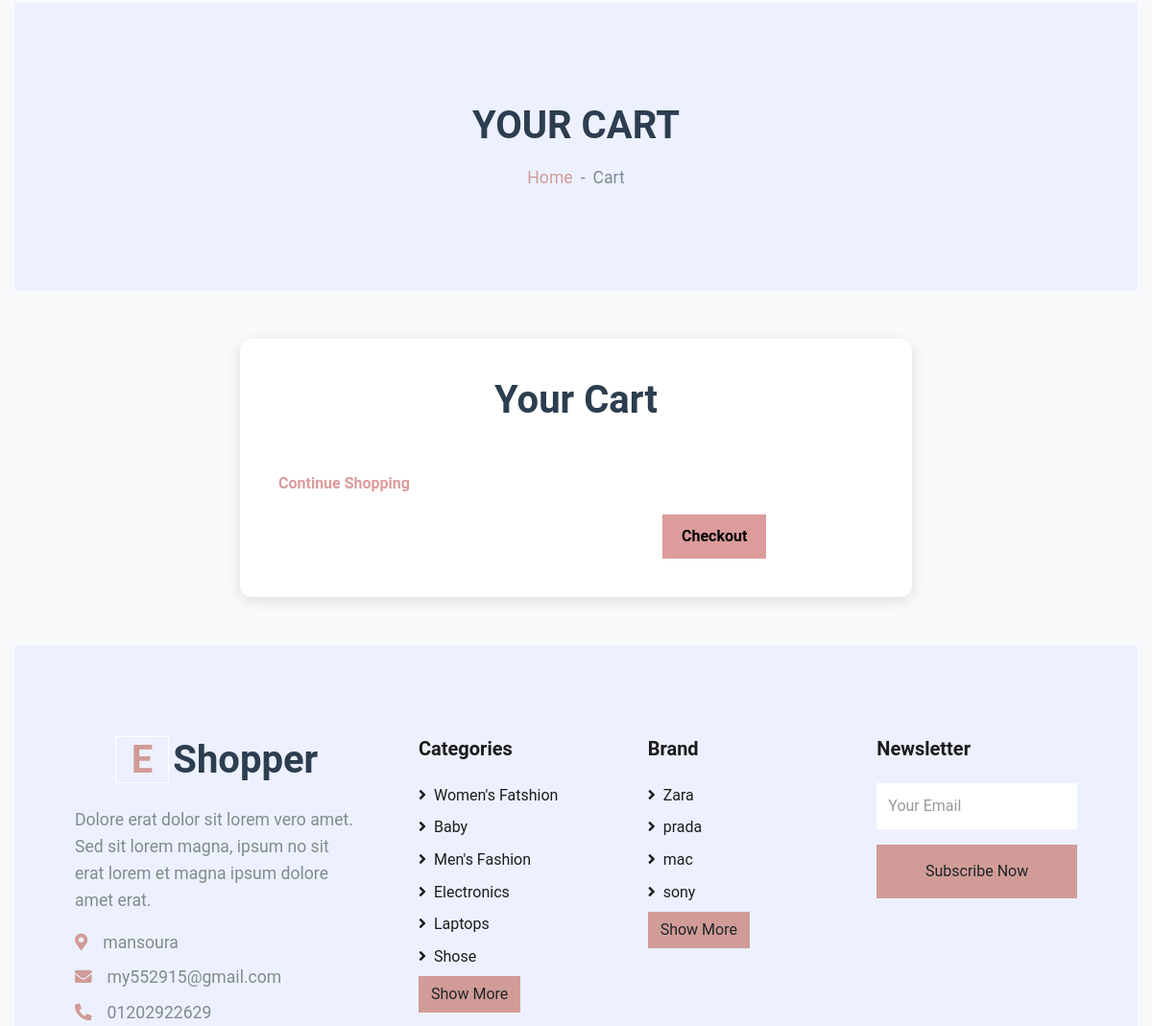
The app's page /product/cart/ (signed in, middle part), older data.
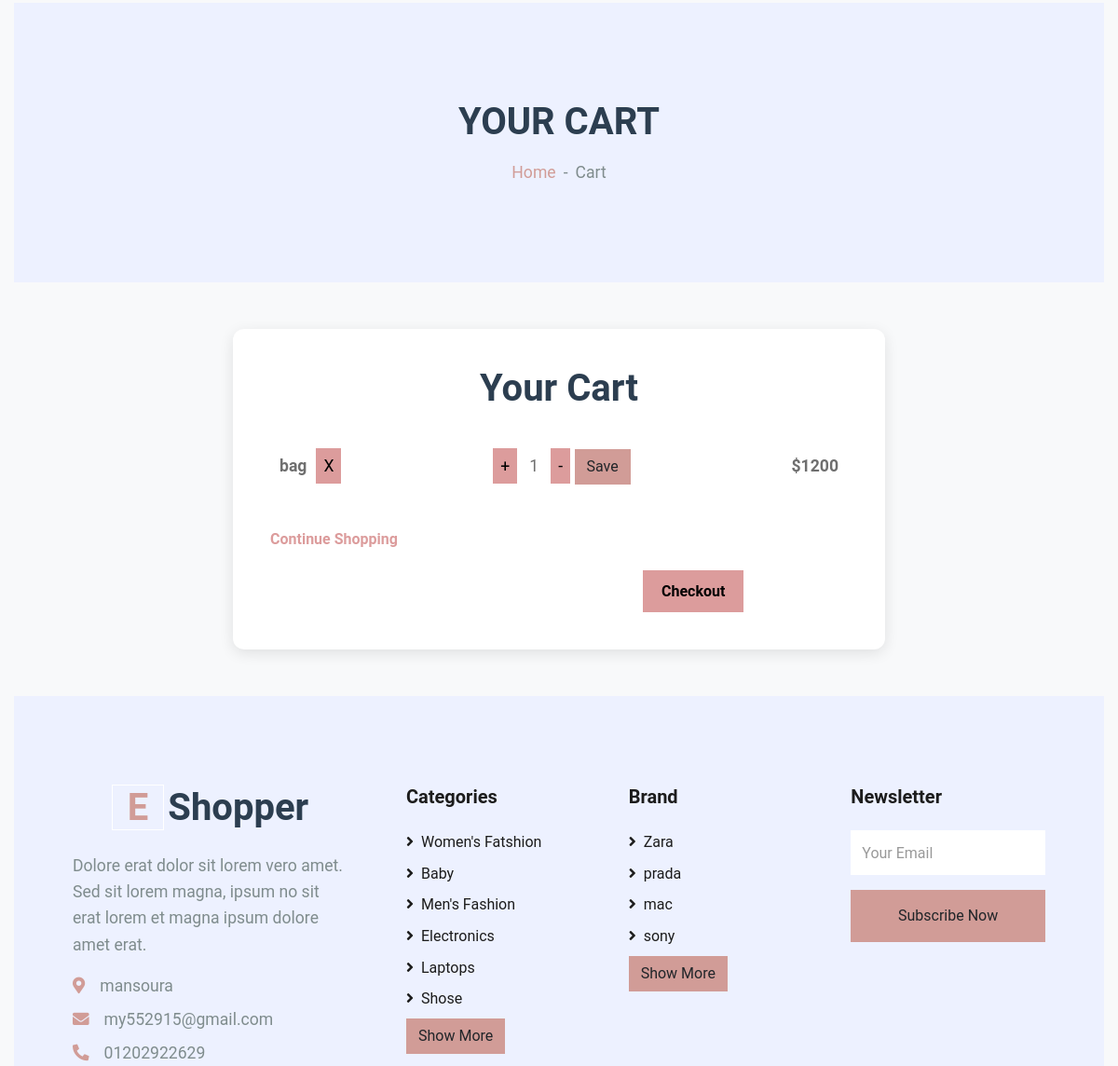
The same page, newer data.
### product/models.py (models this page shows, shortened)
class ProductCategory(models.Model):
    name = models.CharField(max_length=60)
    image = models.ImageField(upload_to='categoryimages/')
    def __str__(self):
        return self.name

class CartItem(models.Model):
    cart = models.ForeignKey('Cart', on_delete=models.CASCADE)
    product = models.ForeignKey(Product, on_delete=models.CASCADE)
    quantity = models.PositiveIntegerField(default=1)

class Product(models.Model):
    name = models.CharField(max_length=100)
    image = models.ImageField(upload_to='product/')
    price = models.IntegerField(default=0)
    discount = models.IntegerField(default=0)
    description = models.TextField(max_length=10000)
    created_at = models.DateTimeField( default=timezone.now)
    category = models.ManyToManyField('ProductCategory',related_name='product_category',verbose_name=('category'),  default="")
    PRDBrand = models.ForeignKey('settings.Brand' ,related_name='product_brand', on_delete=models.CASCADE , blank=True, null=True ,verbose_name=_("Brand "))
    color = models.ManyToManyField('Color',related_name='product_color',null=True,blank=True)
    size = models.ManyToManyField('Size',related_name='product_size',null=True,blank=True)
    slug = models.SlugField(null=True,blank=True)

### settings/models.py (models this page shows)
class Brand(models.Model):
    BRDName = models.CharField(max_length=40)
    image = models.ImageField(upload_to='product/',blank=True, null=True)
    BRDDesc = models.TextField(blank=True, null=True)
    class Meta:
        verbose_name = _("Brand")
        verbose_name_plural = _("Brands")
    def __str__(self):
        return self.BRDName

### product/views.py (the view)
# urls.py: path('cart/', views.view_cart, name='cart'),
@login_required(login_url='login')
def view_cart(request):
    cart = request.user.cart
    cart_items = CartItem.objects.filter(cart=cart)
    return render(request, 'product/cart.html', {'cart_items': cart_items})

### product/templates/product/cart.html (shortened to what this page needs)
{% extends "base.html" %}
{% load static %}
{% load django_bootstrap5 %}
{% block body %}
<div class="container-fluid bg-secondary mb-5">
    <div class="d-flex flex-column align-items-center justify-content-center" style="min-height: 300px">
        <h1 class="font-weight-semi-bold text-uppercase mb-3">Your Cart</h1>
        <div class="d-inline-flex">
            <p class="m-0"><a href="/">Home</a></p>
            <p class="m-0 px-2">-</p>
            <p class="m-0">Cart</p>
        </div>
    </div>
</div>
<div class="container">
    <div class="cart-header">
        <h1>Your Cart</h1>
    </div>
    <ul>
        {% for item in cart_items %}
        <li class="cart-item">
            <div class="cart-item-details">
                <div class="cart-item-name">{{ item.product.name }}</div>
                <form action="{% url 'product:remove-from-cart' item.product.id %}" method="post">
                    <button class="remove-from-cart-btn" type="submit">X</button>
                </form>
            </div>
            <div class="cart-item-quantity">
                <form action="{% url 'product:increase-cart-item' item.product.id %}" method="post">
                    <button class="quantity-btn increase-quantity" type="submit">+</button>
                </form>&nbsp; &nbsp;
                <span class="item-quantity">{{ item.quantity }}</span>&nbsp; &nbsp;
                <form action="{% url 'product:decrease-cart-item' item.product.id %}" method="post">
                    <button class="quantity-btn decrease-quantity" type="submit">-</button>
                    {% bootstrap_button button_type="submit" content="Save" %}
                </form>
            </div>
            {% if product.discount > 0 %}
            <div class="cart-item-price" data-price="{{ item.product.discount }}">
                ${{ item.product.discount }}
            </div>
            {% else %}
            <div class="cart-item-price" data-price="{{ item.product.price }}">
                ${{ item.product.price }}
                {% endif %}
        </li>
        {% endfor %}
    </ul>
    <a class="continue-shopping-link" href="{% url 'product:product_list' %}">Continue Shopping</a>
    <a class="checkout-button" href="{% url 'product:checkout'%}">Checkout</a>
</div>
{% endblock body %}

### templates/base.html (shortened to what this page needs)
{% load static %}
<!DOCTYPE html>
<html lang="en">
<head>
    <link href="https://cdnjs.cloudflare.com/ajax/libs/font-awesome/5.10.0/css/all.min.css" rel="stylesheet">
    <link href="{% static 'lib4/owlcarousel/assets/owl.carousel.min.css'%}" rel="stylesheet">
    <link href="{% static 'css4/style.css'%}" rel="stylesheet">
    <link rel="stylesheet" href="{% static 'css4/cart.css' %}">
    <link rel="stylesheet" href="{% static 'css4/checkout.css' %}">
</head>
<body>
    <div class="container-fluid">
        {% block body %}
        {% endblock body %}
        <div class="container-fluid bg-secondary text-dark mt-5 pt-5">
            <div class="row px-xl-5 pt-5">
                <div class="col-lg-4 col-md-12 mb-5 pr-3 pr-xl-5">
                    <a href="" class="text-decoration-none">
                        <h1 class="mb-4 display-5 font-weight-semi-bold"><span
                                class="text-primary font-weight-bold border border-white px-3 mr-1">E</span>{{myfooter.site_name}}
                        </h1>
                    </a>
                    <p>{{myfooter.description}}</p>
                    <p class="mb-2"><i class="fa fa-map-marker-alt text-primary mr-3"></i>{{myfooter.address}}</p>
                    <p class="mb-2"><i class="fa fa-envelope text-primary mr-3"></i>{{myfooter.email}}</p>
                    <p class="mb-0"><i class="fa fa-phone-alt text-primary mr-3"></i>{{myfooter.phone}}</p>
                </div>
                <div class="col-lg-8 col-md-12">
                    <div class="row">
                        <div class="col-md-4 mb-5">
                            <h5 class="font-weight-bold text-dark mb-4">Categories</h5>
                            <div class="d-flex flex-column justify-content-start">
                                {% for category in categories_footer %}
                                <a class="text-dark mb-2" href="{% url 'product:product_by_category' category %}"><i
                                        class="fa fa-angle-right mr-2"></i>{{category}}</a>
                                {% endfor %}
                                <a href="{% url 'settings:category_list'  %}"><button type="button"
                                        class="btn btn-primary">Show
                                        More</button></a>
                            </div>
                        </div>
                        <div class="col-md-4 mb-5">
                            <h5 class="font-weight-bold text-dark mb-4">Brand</h5>
                            <div class="d-flex flex-column justify-content-start">
                                {% for brand in brands_footer  %}
                                <a class="text-dark mb-2" href="{%url 'product:product_by_brand' brand%}"><i
                                        class="fa fa-angle-right mr-2"></i>{{brand}}</a>
                                {% endfor %}
                                <a href="{% url 'settings:brand_list'  %}"><button type="button"
                                        class="btn btn-primary">Show
                                        More</button></a>
                            </div>
                        </div>
                        <div id="main_form_div" class="col-md-4 mb-5">
                            <h5 class="font-weight-bold text-dark mb-4">Newsletter</h5>
                            <form id="newsletters_form" action="{% url 'home:newsletter' %}  method=" POST"">
                                <div class="form-group">
                                    <input type="email" name="emailinput" class="form-control border-0 py-4"
                                        placeholder="Your Email" required="required" />
                                </div>
                                <div>
                                    <button class="btn btn-primary btn-block border-0 py-3" type="submit">Subscribe
                                        Now</button>
                                </div>
                            </form>
                        </div>
                    </div>
                </div>
            </div>
        </div>
</body>
</html>

Row changes from the older to the newer data that the page shows:
added CartItem: product.name "bag", quantity "1", bootstrap_button "Save", product.price "1200"
